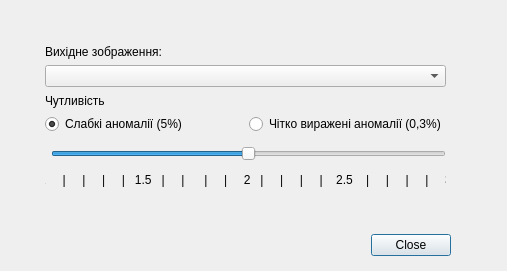
<?xml version="1.0" encoding="UTF-8"?>
<ui version="4.0">
 <class>AutocountourDialogBase</class>
 <widget class="QDialog" name="AutocountourDialogBase">
  <property name="geometry">
   <rect>
    <x>0</x>
    <y>0</y>
    <width>507</width>
    <height>271</height>
   </rect>
  </property>
  <property name="windowTitle">
   <string>Автоматичне виявлення аномальних зон</string>
  </property>
  <widget class="QDialogButtonBox" name="button_box">
   <property name="geometry">
    <rect>
     <x>40</x>
     <y>230</y>
     <width>411</width>
     <height>31</height>
    </rect>
   </property>
   <property name="orientation">
    <enum>Qt::Horizontal</enum>
   </property>
   <property name="standardButtons">
    <set>QDialogButtonBox::Close</set>
   </property>
   <property name="centerButtons">
    <bool>false</bool>
   </property>
  </widget>
  <widget class="QWidget" name="verticalLayoutWidget">
   <property name="geometry">
    <rect>
     <x>40</x>
     <y>40</y>
     <width>411</width>
     <height>182</height>
    </rect>
   </property>
   <layout class="QVBoxLayout" name="verticalLayout">
    <property name="sizeConstraint">
     <enum>QLayout::SetDefaultConstraint</enum>
    </property>
    <property name="leftMargin">
     <number>5</number>
    </property>
    <property name="topMargin">
     <number>5</number>
    </property>
    <property name="rightMargin">
     <number>5</number>
    </property>
    <property name="bottomMargin">
     <number>5</number>
    </property>
    <item>
     <widget class="QLabel" name="label_2">
      <property name="text">
       <string>Вихідне зображення:</string>
      </property>
     </widget>
    </item>
    <item>
     <widget class="QgsMapLayerComboBox" name="mMapLayerComboBox"/>
    </item>
    <item>
     <spacer name="verticalSpacer_3">
      <property name="orientation">
       <enum>Qt::Vertical</enum>
      </property>
      <property name="sizeHint" stdset="0">
       <size>
        <width>20</width>
        <height>20</height>
       </size>
      </property>
     </spacer>
    </item>
    <item>
     <widget class="QLabel" name="label_7">
      <property name="text">
       <string>Чутливість</string>
      </property>
     </widget>
    </item>
    <item>
     <layout class="QHBoxLayout" name="horizontalLayout_2">
      <item>
       <widget class="QRadioButton" name="radioButton_2">
        <property name="text">
         <string>Слабкі аномалії (5%)</string>
        </property>
        <property name="checked">
         <bool>true</bool>
        </property>
       </widget>
      </item>
      <item>
       <widget class="QRadioButton" name="radioButton">
        <property name="text">
         <string>Чітко виражені аномалії (0,3%)</string>
        </property>
       </widget>
      </item>
     </layout>
    </item>
    <item>
     <layout class="QHBoxLayout" name="horizontalLayout_5">
      <property name="sizeConstraint">
       <enum>QLayout::SetMinAndMaxSize</enum>
      </property>
      <property name="leftMargin">
       <number>6</number>
      </property>
      <property name="topMargin">
       <number>6</number>
      </property>
      <item>
       <widget class="QSlider" name="horizontalSlider_2">
        <property name="enabled">
         <bool>true</bool>
        </property>
        <property name="minimum">
         <number>10</number>
        </property>
        <property name="maximum">
         <number>30</number>
        </property>
        <property name="value">
         <number>20</number>
        </property>
        <property name="orientation">
         <enum>Qt::Horizontal</enum>
        </property>
       </widget>
      </item>
     </layout>
    </item>
    <item>
     <layout class="QHBoxLayout" name="horizontalLayout_3">
      <property name="topMargin">
       <number>6</number>
      </property>
      <property name="bottomMargin">
       <number>6</number>
      </property>
      <item>
       <widget class="QLabel" name="label_9">
        <property name="text">
         <string>1     |     |     |     |   1.5   |     |      |     |     2   |     |     |     |    2.5    |     |     |     |     3</string>
        </property>
        <property name="textFormat">
         <enum>Qt::AutoText</enum>
        </property>
        <property name="alignment">
         <set>Qt::AlignCenter</set>
        </property>
       </widget>
      </item>
     </layout>
    </item>
    <item>
     <spacer name="verticalSpacer">
      <property name="orientation">
       <enum>Qt::Vertical</enum>
      </property>
      <property name="sizeHint" stdset="0">
       <size>
        <width>20</width>
        <height>40</height>
       </size>
      </property>
     </spacer>
    </item>
    <item>
     <layout class="QHBoxLayout" name="horizontalLayout">
      <property name="spacing">
       <number>2</number>
      </property>
      <property name="sizeConstraint">
       <enum>QLayout::SetMinimumSize</enum>
      </property>
      <property name="topMargin">
       <number>2</number>
      </property>
     </layout>
    </item>
   </layout>
  </widget>
 </widget>
 <customwidgets>
  <customwidget>
   <class>QgsMapLayerComboBox</class>
   <extends>QComboBox</extends>
   <header>qgsmaplayercombobox.h</header>
  </customwidget>
 </customwidgets>
 <resources/>
 <connections>
  <connection>
   <sender>button_box</sender>
   <signal>rejected()</signal>
   <receiver>AutocountourDialogBase</receiver>
   <slot>reject()</slot>
   <hints>
    <hint type="sourcelabel">
     <x>20</x>
     <y>20</y>
    </hint>
    <hint type="destinationlabel">
     <x>20</x>
     <y>20</y>
    </hint>
   </hints>
  </connection>
  <connection>
   <sender>button_box</sender>
   <signal>accepted()</signal>
   <receiver>AutocountourDialogBase</receiver>
   <slot>accept()</slot>
   <hints>
    <hint type="sourcelabel">
     <x>20</x>
     <y>20</y>
    </hint>
    <hint type="destinationlabel">
     <x>20</x>
     <y>20</y>
    </hint>
   </hints>
  </connection>
 </connections>
</ui>
